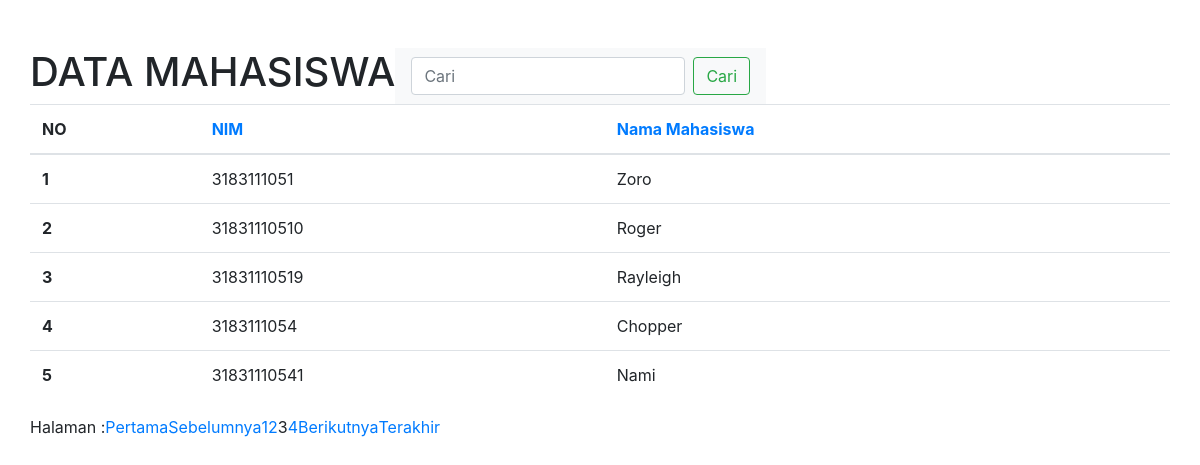
The app's page /tampil_mahasiswa.php?order=nim&dir=ASC&perPage=5&page=3 with its own data.
### tables this page shows
CREATE TABLE `tb_mahasiswa` (
  `id -mahsiswa` int(10) NOT NULL,
  `nim` varchar(11) NOT NULL DEFAULT '''''',
  `nama` varchar(35) NOT NULL DEFAULT '''''',
  `prodi_id` int(10) NOT NULL DEFAULT 0,
  `fakultas_id` int(10) NOT NULL DEFAULT 0,
  `tahun_masuk` char(5) NOT NULL DEFAULT '''''',
  `gender` enum('L','P','''''') NOT NULL DEFAULT '''''',
  `tmpt_lahir` varchar(20) NOT NULL DEFAULT '''''',
  `tgl_lahir` date NOT NULL
);

### tampil_mahasiswa.php (the view, shortened to what this page needs)
<?php
	require 'koneksi.php';
	$sql = "SELECT NIM,nama FROM tb_mahasiswa";
		$order = isset($_GET['order'])?$_GET['order'] : 'nim';
		$dir = isset($_GET['dir'])?$_GET['dir'] : 'ASC';
		$perPage = isset($_GET['perPage'])?$_GET['perPage'] : 5;
		$page = isset($_GET['page'])?$_GET['page'] : 1;
		$params = array();
	if(!empty($order))
	{
		$sql .= " ORDER BY $order $dir";
		$params['order'] = "order=$order";
		$params['dir'] = "dir=$dir";
	}
		$query = mysqli_query($con, $sql);
		$jumlahData = mysqli_num_rows($query);
		$jumlahHalaman = ceil($jumlahData/$perPage);
	if(!empty($perPage))
	{
		$params['perPage'] = "perPage=$perPage";
	}
	if(!empty($page))
	{
		$offset = $perPage * ($page-1);
		$sql .= " LIMIT $offset,$perPage";
		$query = mysqli_query($con, $sql);
	}else
	{
		$offset = 0;
	}
	$columns = array
					('nim'=>'NIM',
					 'nama' => 'Nama Mahasiswa'
					);
	require 'header.php';
?>
<div class="container">
	<div class="row mt-5">
		<h1 class="text-center">DATA MAHASISWA</h1>
		<nav class="navbar navbar-light bg-light">
		  <form class="form-inline" action="" method="post">
		    <input class="form-control mr-sm-2" type="search" placeholder="Cari" aria-label="Search" name="search">
		    <button class="btn btn-outline-success my-2 my-sm-0" type="submit" value="cari">Cari</button>
		  </form>
		</nav>
		<table class="table">
		  <thead>
		    <tr>
		      <th scope="col">NO</th>
		      <?php foreach($columns as $field=>$caption)
		      {
			      	$params['order']="order=$order";
			      	if($field==$order)
			      	{
			      		$dir=($dir=='ASC')?'DESC':'ASC';
			      	}else
			      	{
			      		$dir='ASC';
			      	}
			      	$params['dir']="dir=$dir";
			      	echo"<th><a href='?". implode($params, '&') . "'>$caption</a></th>";
				}
		      	?>
		    </tr>
		  </thead>
		  <tbody>
		    <?php
		    $no=1;
		 	while($data = mysqli_fetch_assoc($query)){
		 	?>
		 	<tr>
		 	<th scope="row"><?= $no++; ?></th>
		      <td><?= $data['NIM']; ?></td>
		      <td><?= $data['nama']; ?></td>
		 	</tr>
			<?php }
			?>
		</table>
		<?php
		echo "Halaman :";
		if ($page > 1) {
			$params['page'] = "page=1";
			echo '<a href="?' . implode($params, '&') . '">Pertama </a>';
		}
		if ($page > 1) {
			$sebelumnya = $page;
			$params['page'] = "page=" . --$sebelumnya;
			echo '<a href="?' . implode($params, '&') . '">Sebelumnya </a>';
		}
		for($i=1; $i<$jumlahHalaman; $i++){
			if($i == $page){
				$label = $i;
			}else{
				$params['page'] = "page=$i";
				$label = '<a href="?' . implode($params, '&') . '">' . $i . '</a>';
			}
			if($i>1){
				$label = ' ' . $label;
			}
			echo "$label ";
		}
		if ($page < $jumlahHalaman) {
			$berikutnya = $page;
			$params['page'] = "page=" . ++$berikutnya;
			echo '<a href="?' . implode($params, '&') . '">Berikutnya </a>';
		}
		if ($page < $jumlahHalaman) {
			$terakhir['page'] = "page=$jumlahHalaman";
			echo '<a href="?' . implode($terakhir, '&') . '">Terakhir </a>';
		}
		 ?>
	</div>
</div>
<?php require 'footer.php'; ?>

### records on screen
tb_mahasiswa: nim "3183111051", nama "Zoro"
tb_mahasiswa: nim "31831110510", nama "Roger"
tb_mahasiswa: nim "31831110519", nama "Rayleigh"
tb_mahasiswa: nim "3183111054", nama "Chopper"
tb_mahasiswa: nim "31831110541", nama "Nami"

### other values on screen
$caption "NIM"
$caption "Nama Mahasiswa"
$label "3"
